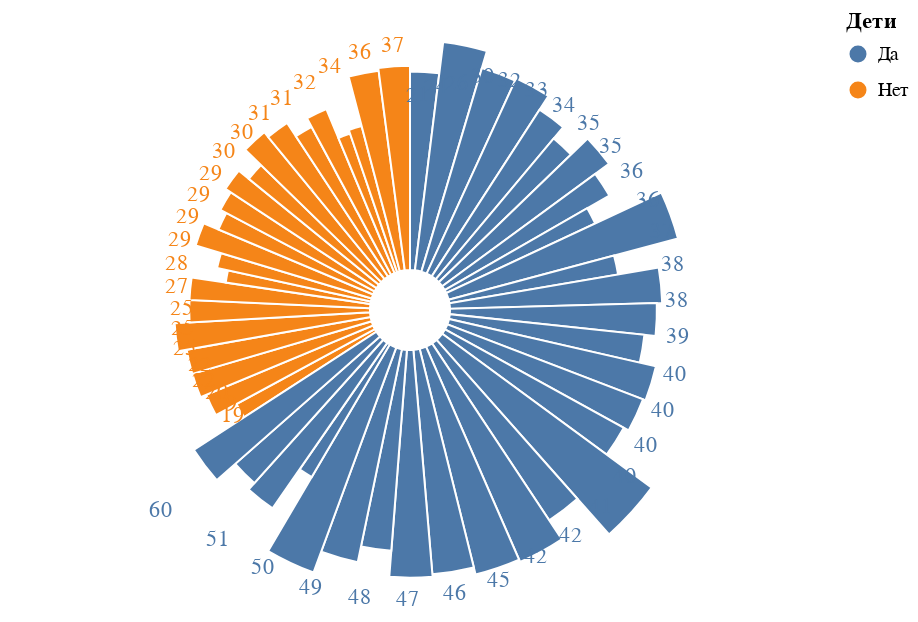

Notebook cell for this chart:
### Markdown cell above
<div style='background: #C5E8EF; taxt-align: center; width: 444px; margin: auto; padding:44px; border: 1px solid #636363'>
    <h5 style='color: #476285;  text-align:center; margin: auto'>
        Выводы 
    </h5>
</div>

### Code cell
base = alt.Chart(df).encode(
    theta=alt.Theta("Возраст:Q", stack=True),
    radius=alt.Radius("Возраст", scale=alt.Scale(type="sqrt", zero=True, rangeMin=20)),
    color="Дети:N",
)

c1 = base.mark_arc(innerRadius=20, stroke="#fff")

c2 = base.mark_text(radiusOffset=10).encode(text="Возраст:Q")

c1 + c2

### Figure 1 — Vega-Lite specification as saved in the notebook (floating-point values rounded to 4 significant figures)
{"config": {"view": {"continuousWidth": 400, "continuousHeight": 300}}, "layer": [{"mark": {"type": "arc", "innerRadius": 20, "stroke": "#fff"}, "encoding": {"color": {"field": "Дети", "type": "nominal"}, "radius": {"field": "Возраст", "scale": {"rangeMin": 20, "type": "sqrt", "zero": true}, "type": "quantitative"}, "theta": {"field": "Возраст", "stack": true, "type": "quantitative"}}}, {"mark": {"type": "text", "radiusOffset": 10}, "encoding": {"color": {"field": "Дети", "type": "nominal"}, "radius": {"field": "Возраст", "scale": {"rangeMin": 20, "type": "sqrt", "zero": true}, "type": "quantitative"}, "text": {"field": "Возраст", "type": "quantitative"}, "theta": {"field": "Возраст", "stack": true, "type": "quantitative"}}}], "data": {"name": "data-0197ad0db13f40c438e727b669901b0b"}, "$schema": "https://vega.github.io/schema/vega-lite/v4.17.0.json", "datasets": {"data-0197ad0db13f40c438e727b669901b0b": [{"Дата": "2023-03-14T04:18:41.181000", "День месяца": 14, "Время дня": "утро", "Час прохождения опроса": 4, "Пол": "Женский", "Возраст": 35, "Семья": "Да", "Дети": "Да", "Высшее образование": "Да", "Деятельность": "Производство, промышленность", "Частота использования": 3, "Переход по ссылке": "Нет", "Репост по просьбе": "Нет", "Что вызывает реклама услуг": "Равнодушие", "Чувства от просьбы": "Равнодушие", "Возрастная категория": "4", "Время": "утро"}, {"Дата": "2023-03-14T04:51:52.083000", "День месяца": 14, "Время дня": "утро", "Час прохождения опроса": 4, "Пол": "Женский", "Возраст": 47, "Семья": "Нет", "Дети": "Да", "Высшее образование": "Да", "Деятельность": "Сфера обслуживания", "Частота использования": 3, "Переход по ссылке": "Да", "Репост по просьбе": "Да", "Что вызывает реклама услуг": "Интерес", "Чувства от просьбы": "Желание помочь", "Возрастная категория": "3", "Время": "утро"}, {"Дата": "2023-03-14T05:01:05.567000", "День месяца": 14, "Время дня": "утро", "Час прохождения опроса": 5, "Пол": "Женский", "Возраст": 40, "Семья": "Нет", "Дети": "Да", "Высшее образование": "Да", "Деятельность": "Бухгалтерия / Финансы / Аудит / Страхование", "Частота использования": 3, "Переход по ссылке": "Да", "Репост по просьбе": "Да", "Что вызывает реклама услуг": "Желание помочь", "Чувства от просьбы": "Желание помочь", "Возрастная категория": "3", "Время": "утро"}, {"Дата": "2023-03-14T09:15:05.114000", "День месяца": 14, "Время дня": "утро", "Час прохождения опроса": 9, "Пол": "Женский", "Возраст": 22, "Семья": "Нет", "Дети": "Нет", "Высшее образование": "Да", "Деятельность": "IT, телеком, диджитал-сервисы", "Частота использования": 2, "Переход по ссылке": "Да", "Репост по просьбе": "Да", "Что вызывает реклама услуг": "Равнодушие", "Чувства от просьбы": "Стыд / неловкость / что подумают обо мне получатели", "Возрастная категория": "1", "Время": "утро"}, {"Дата": "2023-03-14T10:45:57.916000", "День месяца": 14, "Время дня": "утро", "Час прохождения опроса": 10, "Пол": "Женский", "Возраст": 41, "Семья": "Да", "Дети": "Да", "Высшее образование": "Да", "Деятельность": "Не работаю", "Частота использования": 4, "Переход по ссылке": "Да", "Репост по просьбе": "Нет", "Что вызывает реклама услуг": "Равнодушие", "Чувства от просьбы": "Равнодушие", "Возрастная категория": "3", "Время": "утро"}, {"Дата": "2023-03-14T13:29:53.537000", "День месяца": 14, "Время дня": "день", "Час прохождения опроса": 13, "Пол": "Женский", "Возраст": 35, "Семья": "Да", "Дети": "Да", "Высшее образование": "Да", "Деятельность": "IT, телеком, диджитал-сервисы", "Частота использования": 4, "Переход по ссылке": "Да", "Репост по просьбе": "Нет", "Что вызывает реклама услуг": "Равнодушие", "Чувства от просьбы": "Стыд / неловкость / что подумают обо мне получатели", "Возрастная категория": "4", "Время": "день"}, {"Дата": "2023-03-14T13:45:06.792000", "День месяца": 14, "Время дня": "день", "Час прохождения опроса": 13, "Пол": "Женский", "Возраст": 29, "Семья": "Нет", "Дети": "Нет", "Высшее образование": "Да", "Деятельность": "IT, телеком, диджитал-сервисы", "Частота использования": 5, "Переход по ссылке": "Да", "Репост по просьбе": "Да", "Что вызывает реклама услуг": "Интерес", "Чувства от просьбы": "Потребность поделиться", "Возрастная категория": "2", "Время": "день"}, {"Дата": "2023-03-14T13:51:15.320000", "День месяца": 14, "Время дня": "день", "Час прохождения опроса": 13, "Пол": "Женский", "Возраст": 31, "Семья": "Да", "Дети": "Нет", "Высшее образование": "Да", "Деятельность": "Транспорт и логистика", "Частота использования": 5, "Переход по ссылке": "Да", "Репост по просьбе": "Да", "Что вызывает реклама услуг": "Интерес", "Чувства от просьбы": "Желание помочь", "Возрастная категория": "2", "Время": "день"}, {"Дата": "2023-03-14T14:10:39.316000", "День месяца": 14, "Время дня": "день", "Час прохождения опроса": 14, "Пол": "Женский", "Возраст": 31, "Семья": "Нет", "Дети": "Нет", "Высшее образование": "Да", "Деятельность": "IT, телеком, диджитал-сервисы", "Частота использования": 4, "Переход по ссылке": "Да", "Репост по просьбе": "Да", "Что вызывает реклама услуг": "Интерес", "Чувства от просьбы": "Желание помочь", "Возрастная категория": "2", "Время": "день"}, {"Дата": "2023-03-14T14:36:39.189000", "День месяца": 14, "Время дня": "день", "Час прохождения опроса": 14, "Пол": "Женский", "Возраст": 34, "Семья": "Да", "Дети": "Нет", "Высшее образование": "Да", "Деятельность": "Бухгалтерия / Финансы / Аудит / Страхование", "Частота использования": 3, "Переход по ссылке": "Да", "Репост по просьбе": "Да", "Что вызывает реклама услуг": "Интерес", "Чувства от просьбы": "Желание помочь", "Возрастная категория": "2", "Время": "день"}, {"Дата": "2023-03-14T15:01:19.194000", "День месяца": 14, "Время дня": "день", "Час прохождения опроса": 15, "Пол": "Женский", "Возраст": 29, "Семья": "Да", "Дети": "Нет", "Высшее образование": "Да", "Деятельность": "Бухгалтерия / Финансы / Аудит / Страхование", "Частота использования": 3, "Переход по ссылке": "Да", "Репост по просьбе": "Нет", "Что вызывает реклама услуг": "Равнодушие", "Чувства от просьбы": "Раздражение / агрессия", "Возрастная категория": "2", "Время": "день"}, {"Дата": "2023-03-14T21:57:51.858000", "День месяца": 14, "Время дня": "вечер", "Час прохождения опроса": 21, "Пол": "Женский", "Возраст": 29, "Семья": "Нет", "Дети": "Нет", "Высшее образование": "Да", "Деятельность": "IT, телеком, диджитал-сервисы", "Частота использования": 4, "Переход по ссылке": "Да", "Репост по просьбе": "Нет", "Что вызывает реклама услуг": "Интерес", "Чувства от просьбы": "Меня используют (манипуляция)", "Возрастная категория": "2", "Время": "вечер"}, {"Дата": "2023-03-15T09:14:57.638000", "День месяца": 15, "Время дня": "утро", "Час прохождения опроса": 9, "Пол": "Женский", "Возраст": 30, "Семья": "Да", "Дети": "Да", "Высшее образование": "Да", "Деятельность": "СМИ, медиа и издательства", "Частота использования": 4, "Переход по ссылке": "Нет", "Репост по просьбе": "Нет", "Что вызывает реклама услуг": "Интерес", "Чувства от просьбы": "Равнодушие", "Возрастная категория": "2", "Время": "утро"}, {"Дата": "2023-03-15T09:43:28.872000", "День месяца": 15, "Время дня": "утро", "Час прохождения опроса": 9, "Пол": "Женский", "Возраст": 38, "Семья": "Да", "Дети": "Да", "Высшее образование": "Да", "Деятельность": "Бухгалтерия / Финансы / Аудит / Страхование", "Частота использования": 4, "Переход по ссылке": "Да", "Репост по просьбе": "Да", "Что вызывает реклама услуг": "Меня используют (манипуляция)", "Чувства от просьбы": "Стыд / неловкость / что подумают обо мне получатели", "Возрастная категория": "3", "Время": "утро"}, {"Дата": "2023-03-15T22:38:41.180000", "День месяца": 15, "Время дня": "ночь", "Час прохождения опроса": 22, "Пол": "Женский", "Возраст": 32, "Семья": "Да", "Дети": "Да", "Высшее образование": "Да", "Деятельность": "Бухгалтерия / Финансы / Аудит / Страхование", "Частота использования": 3, "Переход по ссылке": "Да", "Репост по просьбе": "Да", "Что вызывает реклама услуг": "Меня используют (манипуляция)", "Чувства от просьбы": "Меня используют (манипуляция)", "Возрастная категория": "2", "Время": "ночь"}, {"Дата": "2023-03-16T16:22:06.903000", "День месяца": 16, "Время дня": "день", "Час прохождения опроса": 16, "Пол": "Женский", "Возраст": 19, "Семья": "Нет", "Дети": "Нет", "Высшее образование": "Нет", "Деятельность": "IT, телеком, диджитал-сервисы", "Частота использования": 4, "Переход по ссылке": "Да", "Репост по просьбе": "Да", "Что вызывает реклама услуг": "Равнодушие", "Чувства от просьбы": "Равнодушие", "Возрастная категория": "1", "Время": "день"}, {"Дата": "2023-03-16T17:05:22.755000", "День месяца": 16, "Время дня": "ночь", "Час прохождения опроса": 17, "Пол": "Женский", "Возраст": 24, "Семья": "Да", "Дети": "Да", "Высшее образование": "Да", "Деятельность": "Не работаю", "Частота использования": 4, "Переход по ссылке": "Да", "Репост по просьбе": "Да", "Что вызывает реклама услуг": "Всегда по разному.", "Чувства от просьбы": "Заинтересованность", "Возрастная категория": "1", "Время": "ночь"}, {"Дата": "2023-03-16T17:07:14.223000", "День месяца": 16, "Время дня": "ночь", "Час прохождения опроса": 17, "Пол": "Женский", "Возраст": 22, "Семья": "Нет", "Дети": "Нет", "Высшее образование": "Нет", "Деятельность": "Сфера обслуживания", "Частота использования": 4, "Переход по ссылке": "Да", "Репост по просьбе": "Да", "Что вызывает реклама услуг": "Равнодушие", "Чувства от просьбы": "Равнодушие", "Возрастная категория": "1", "Время": "ночь"}, {"Дата": "2023-03-17T03:09:10.516000", "День месяца": 17, "Время дня": "утро", "Час прохождения опроса": 3, "Пол": "Женский", "Возраст": 30, "Семья": "Да", "Дети": "Нет", "Высшее образование": "Да", "Деятельность": "Ритейл, ecommerce", "Частота использования": 3, "Переход по ссылке": "Да", "Репост по просьбе": "Нет", "Что вызывает реклама услуг": "Интерес", "Чувства от просьбы": "Желание помочь", "Возрастная категория": "2", "Время": "утро"}, {"Дата": "2023-03-17T07:47:30.164000", "День месяца": 17, "Время дня": "утро", "Час прохождения опроса": 7, "Пол": "Женский", "Возраст": 25, "Семья": "Нет", "Дети": "Нет", "Высшее образование": "Да", "Деятельность": "IT, телеком, диджитал-сервисы", "Частота использования": 4, "Переход по ссылке": "Да", "Репост по просьбе": "Нет", "Что вызывает реклама услуг": "Равнодушие", "Чувства от просьбы": "Равнодушие", "Возрастная категория": "4", "Время": "утро"}, {"Дата": "2023-03-17T08:03:26.157000", "День месяца": 17, "Время дня": "утро", "Час прохождения опроса": 8, "Пол": "Женский", "Возраст": 50, "Семья": "Да", "Дети": "Да", "Высшее образование": "Да", "Деятельность": "Бухгалтерия / Финансы / Аудит / Страхование", "Частота использования": 3, "Переход по ссылке": "Да", "Репост по просьбе": "Да", "Что вызывает реклама услуг": "Интерес", "Чувства от просьбы": "Желание помочь", "Возрастная категория": "4", "Время": "утро"}, {"Дата": "2023-03-18T09:48:47.643000", "День месяца": 18, "Время дня": "утро", "Час прохождения опроса": 9, "Пол": "Женский", "Возраст": 27, "Семья": "Нет", "Дети": "Нет", "Высшее образование": "Да", "Деятельность": "IT, телеком, диджитал-сервисы", "Частота использования": 3, "Переход по ссылке": "Да", "Репост по просьбе": "Нет", "Что вызывает реклама услуг": "Равнодушие", "Чувства от просьбы": "Равнодушие", "Возрастная категория": "2", "Время": "утро"}, {"Дата": "2023-03-21T16:10:53.923000", "День месяца": 21, "Время дня": "день", "Час прохождения опроса": 16, "Пол": "Женский", "Возраст": 29, "Семья": "Да", "Дети": "Нет", "Высшее образование": "Да", "Деятельность": "Маркетинговые, рекламные агентства", "Частота использования": 5, "Переход по ссылке": "Да", "Репост по просьбе": "Да", "Что вызывает реклама услуг": "Равнодушие", "Чувства от просьбы": "Желание помочь", "Возрастная категория": "2", "Время": "день"}, {"Дата": "2023-03-22T15:14:00.005000", "День месяца": 22, "Время дня": "день", "Час прохождения опроса": 15, "Пол": "Женский", "Возраст": 26, "Семья": "Да", "Дети": "Да", "Высшее образование": "Да", "Деятельность": "Сфера образования", "Частота использования": 5, "Переход по ссылке": "Нет", "Репост по просьбе": "Нет", "Что вызывает реклама услуг": "Равнодушие", "Чувства от просьбы": "Стыд / неловкость / что подумают обо мне получатели", "Возрастная категория": "2", "Время": "день"}, {"Дата": "2023-03-22T18:32:45.248000", "День месяца": 22, "Время дня": "вечер", "Час прохождения опроса": 18, "Пол": "Женский", "Возраст": 40, "Семья": "Да", "Дети": "Да", "Высшее образование": "Да", "Деятельность": "Производство, промышленность", "Частота использования": 2, "Переход по ссылке": "Да", "Репост по просьбе": "Нет", "Что вызывает реклама услуг": "Равнодушие", "Чувства от просьбы": "Желание помочь", "Возрастная категория": "3", "Время": "вечер"}, {"Дата": "2023-03-23T11:21:14.653000", "День месяца": 23, "Время дня": "утро", "Час прохождения опроса": 11, "Пол": "Женский", "Возраст": 38, "Семья": "Да", "Дети": "Да", "Высшее образование": "Да", "Деятельность": "экономика", "Частота использования": 5, "Переход по ссылке": "Да", "Репост по просьбе": "Да", "Что вызывает реклама услуг": "Интерес", "Чувства от просьбы": "Потребность поделиться", "Возрастная категория": "3", "Время": "утро"}, {"Дата": "2023-03-10T14:58:04.755000", "День месяца": 10, "Время дня": "день", "Час прохождения опроса": 14, "Пол": "Мужской", "Возраст": 34, "Семья": "Да", "Дети": "Да", "Высшее образование": "Да", "Деятельность": "Производство, промышленность", "Частота использования": 4, "Переход по ссылке": "Да", "Репост по просьбе": "Нет", "Что вызывает реклама услуг": "Раздражение / агрессия", "Чувства от просьбы": "Стыд / неловкость / что подумают обо мне получатели", "Возрастная категория": "2", "Время": "день"}, {"Дата": "2023-03-10T15:22:44.656000", "День месяца": 10, "Время дня": "день", "Час прохождения опроса": 15, "Пол": "Мужской", "Возраст": 40, "Семья": "Да", "Дети": "Да", "Высшее образование": "Да", "Деятельность": "Сфера образования", "Частота использования": 2, "Переход по ссылке": "Да", "Репост по просьбе": "Да", "Что вызывает реклама услуг": "Интерес", "Чувства от просьбы": "Желание помочь", "Возрастная категория": "3", "Время": "день"}, {"Дата": "2023-03-10T15:24:02.427000", "День месяца": 10, "Время дня": "день", "Час прохождения опроса": 15, "Пол": "Мужской", "Возраст": 39, "Семья": "Нет", "Дети": "Да", "Высшее образование": "Да", "Деятельность": "Ритейл, ecommerce", "Частота использования": 3, "Переход по ссылке": "Да", "Репост по просьбе": "Нет", "Что вызывает реклама услуг": "Сдержанный интерес", "Чувства от просьбы": "Равнодушие", "Возрастная категория": "3", "Время": "день"}, {"Дата": "2023-03-10T15:30:08.220000", "День месяца": 10, "Время дня": "день", "Час прохождения опроса": 15, "Пол": "Мужской", "Возраст": 37, "Семья": "Да", "Дети": "Да", "Высшее образование": "Да", "Деятельность": "Производство, промышленность", "Частота использования": 1, "Переход по ссылке": "Да", "Репост по просьбе": "Да", "Что вызывает реклама услуг": "Интерес", "Чувства от просьбы": "Желание помочь", "Возрастная категория": "3", "Время": "день"}, {"Дата": "2023-03-10T16:54:54.989000", "День месяца": 10, "Время дня": "день", "Час прохождения опроса": 16, "Пол": "Мужской", "Возраст": 25, "Семья": "Да", "Дети": "Нет", "Высшее образование": "Да", "Деятельность": "Медицина и фармакология", "Частота использования": 3, "Переход по ссылке": "Да", "Репост по просьбе": "Да", "Что вызывает реклама услуг": "Равнодушие", "Чувства от просьбы": "Желание помочь", "Возрастная категория": "4", "Время": "день"}, {"Дата": "2023-03-10T17:47:29.135000", "День месяца": 10, "Время дня": "ночь", "Час прохождения опроса": 17, "Пол": "Мужской", "Возраст": 60, "Семья": "Да", "Дети": "Да", "Высшее образование": "Да", "Деятельность": "Сфера искусства", "Частота использования": 4, "Переход по ссылке": "Да", "Репост по просьбе": "Да", "Что вызывает реклама услуг": "Интерес", "Чувства от просьбы": "Желание помочь", "Возрастная категория": "4", "Время": "ночь"}, {"Дата": "2023-03-10T18:23:10.934000", "День месяца": 10, "Время дня": "вечер", "Час прохождения опроса": 18, "Пол": "Мужской", "Возраст": 40, "Семья": "Да", "Дети": "Да", "Высшее образование": "Да", "Деятельность": "Сфера обслуживания", "Частота использования": 4, "Переход по ссылке": "Да", "Репост по просьбе": "Нет", "Что вызывает реклама услуг": "Равнодушие", "Чувства от просьбы": "Меня используют (манипуляция)", "Возрастная категория": "3", "Время": "вечер"}, {"Дата": "2023-03-11T18:21:33.902000", "День месяца": 11, "Время дня": "вечер", "Час прохождения опроса": 18, "Пол": "Мужской", "Возраст": 32, "Семья": "Нет", "Дети": "Нет", "Высшее образование": "Да", "Деятельность": "Производство, промышленность", "Частота использования": 3, "Переход по ссылке": "Нет", "Репост по просьбе": "Нет", "Что вызывает реклама услуг": "Раздражение / агрессия", "Чувства от просьбы": "Раздражение / агрессия", "Возрастная категория": "2", "Время": "вечер"}, {"Дата": "2023-03-12T09:26:26.075000", "День месяца": 12, "Время дня": "утро", "Час прохождения опроса": 9, "Пол": "Мужской", "Возраст": 49, "Семья": "Да", "Дети": "Да", "Высшее образование": "Да", "Деятельность": "Предприниматель ", "Частота использования": 5, "Переход по ссылке": "Да", "Репост по просьбе": "Да", "Что вызывает реклама услуг": "Равнодушие", "Чувства от просьбы": "Желание помочь", "Возрастная категория": "3", "Время": "утро"}, {"Дата": "2023-03-12T11:59:16.042000", "День месяца": 12, "Время дня": "утро", "Час прохождения опроса": 11, "Пол": "Мужской", "Возраст": 48, "Семья": "Да", "Дети": "Да", "Высшее образование": "Да", "Деятельность": "Бухгалтерия / Финансы / Аудит / Страхование", "Частота использования": 2, "Переход по ссылке": "Да", "Репост по просьбе": "Да", "Что вызывает реклама услуг": "Меня используют (манипуляция)", "Чувства от просьбы": "Стыд / неловкость / что подумают обо мне получатели", "Возрастная категория": "3", "Время": "утро"}, {"Дата": "2023-03-12T13:09:16.500000", "День месяца": 12, "Время дня": "день", "Час прохождения опроса": 13, "Пол": "Мужской", "Возраст": 45, "Семья": "Да", "Дети": "Да", "Высшее образование": "Да", "Деятельность": "Сфера обслуживания", "Частота использования": 1, "Переход по ссылке": "Нет", "Репост по просьбе": "Нет", "Что вызывает реклама услуг": "Равнодушие", "Чувства от просьбы": "Равнодушие", "Возрастная категория": "3", "Время": "день"}, {"Дата": "2023-03-13T08:33:14.258000", "День месяца": 13, "Время дня": "утро", "Час прохождения опроса": 8, "Пол": "Мужской", "Возраст": 30, "Семья": "Нет", "Дети": "Нет", "Высшее образование": "Да", "Деятельность": "IT, телеком, диджитал-сервисы", "Частота использования": 3, "Переход по ссылке": "Да", "Репост по просьбе": "Нет", "Что вызывает реклама услуг": "Меня используют (манипуляция)", "Чувства от просьбы": "Меня используют (манипуляция)", "Возрастная категория": "2", "Время": "утро"}, {"Дата": "2023-03-13T09:03:07.063000", "День месяца": 13, "Время дня": "утро", "Час прохождения опроса": 9, "Пол": "Мужской", "Возраст": 46, "Семья": "Да", "Дети": "Да", "Высшее образование": "Да", "Деятельность": "Сфера обслуживания", "Частота использования": 3, "Переход по ссылке": "Да", "Репост по просьбе": "Да", "Что вызывает реклама услуг": "Равнодушие", "Чувства от просьбы": "Желание помочь", "Возрастная категория": "3", "Время": "утро"}, {"Дата": "2023-03-13T11:01:54.368000", "День месяца": 13, "Время дня": "утро", "Час прохождения опроса": 11, "Пол": "Мужской", "Возраст": 25, "Семья": "Нет", "Дети": "Нет", "Высшее образование": "Нет", "Деятельность": "IT, телеком, диджитал-сервисы", "Частота использования": 2, "Переход по ссылке": "Да", "Репост по просьбе": "Нет", "Что вызывает реклама услуг": "Равнодушие", "Чувства от просьбы": "Желание помочь", "Возрастная категория": "4", "Время": "утро"}, {"Дата": "2023-03-14T01:29:59.860000", "День месяца": 14, "Время дня": "утро", "Час прохождения опроса": 1, "Пол": "Мужской", "Возраст": 28, "Семья": "Нет", "Дети": "Нет", "Высшее образование": "Нет", "Деятельность": "IT, телеком, диджитал-сервисы", "Частота использования": 5, "Переход по ссылке": "Да", "Репост по просьбе": "Да", "Что вызывает реклама услуг": "Равнодушие", "Чувства от просьбы": "Желание помочь", "Возрастная категория": "2", "Время": "утро"}, {"Дата": "2023-03-14T09:04:30.606000", "День месяца": 14, "Время дня": "утро", "Час прохождения опроса": 9, "Пол": "Мужской", "Возраст": 36, "Семья": "Да", "Дети": "Да", "Высшее образование": "Да", "Деятельность": "IT, телеком, диджитал-сервисы", "Частота использования": 2, "Переход по ссылке": "Да", "Репост по просьбе": "Да", "Что вызывает реклама услуг": "Друзьям надо помогать, если извне, то параллельно ", "Чувства от просьбы": "Желание помочь", "Возрастная категория": "3", "Время": "утро"}, {"Дата": "2023-03-14T15:15:47.982000", "День месяца": 14, "Время дня": "день", "Час прохождения опроса": 15, "Пол": "Мужской", "Возраст": 42, "Семья": "Да", "Дети": "Да", "Высшее образование": "Да", "Деятельность": "Производство, промышленность", "Частота использования": 3, "Переход по ссылке": "Да", "Репост по просьбе": "Да", "Что вызывает реклама услуг": "В целом норм отношусь", "Чувства от просьбы": "Потребность поделиться", "Возрастная категория": "3", "Время": "день"}, {"Дата": "2023-03-15T14:57:12.528000", "День месяца": 15, "Время дня": "день", "Час прохождения опроса": 14, "Пол": "Мужской", "Возраст": 19, "Семья": "Нет", "Дети": "Нет", "Высшее образование": "Нет", "Деятельность": "Не работаю", "Частота использования": 2, "Переход по ссылке": "Да", "Репост по просьбе": "Нет", "Что вызывает реклама услуг": "страх", "Чувства от просьбы": "любовь", "Возрастная категория": "1", "Время": "день"}, {"Дата": "2023-03-16T14:44:11.095000", "День месяца": 16, "Время дня": "день", "Час прохождения опроса": 14, "Пол": "Мужской", "Возраст": 51, "Семья": "Да", "Дети": "Да", "Высшее образование": "Да", "Деятельность": "Не работаю", "Частота использования": 1, "Переход по ссылке": "Да", "Репост по просьбе": "Нет", "Что вызывает реклама услуг": "Равнодушие", "Чувства от просьбы": "Равнодушие", "Возрастная категория": "4", "Время": "день"}, {"Дата": "2023-03-16T16:16:44.019000", "День месяца": 16, "Время дня": "день", "Час прохождения опроса": 16, "Пол": "Мужской", "Возраст": 21, "Семья": "Да", "Дети": "Да", "Высшее образование": "Да", "Деятельность": "Министеоство Внутренних Дел", "Частота использования": 4, "Переход по ссылке": "Да", "Репост по просьбе": "Да", "Что вызывает реклама услуг": "Интерес", "Чувства от просьбы": "Желание помочь", "Возрастная категория": "1", "Время": "день"}, {"Дата": "2023-03-16T16:26:50.768000", "День месяца": 16, "Время дня": "день", "Час прохождения опроса": 16, "Пол": "Мужской", "Возраст": 20, "Семья": "Нет", "Дети": "Нет", "Высшее образование": "Да", "Деятельность": "Медицина и фармакология", "Частота использования": 4, "Переход по ссылке": "Да", "Репост по просьбе": "Да", "Что вызывает реклама услуг": "Интерес", "Чувства от просьбы": "Потребность поделиться", "Возрастная категория": "1", "Время": "день"}, {"Дата": "2023-03-17T14:23:05.968000", "День месяца": 17, "Время дня": "день", "Час прохождения опроса": 14, "Пол": "Мужской", "Возраст": 36, "Семья": "Нет", "Дети": "Нет", "Высшее образование": "Да", "Деятельность": "IT, телеком, диджитал-сервисы", "Частота использования": 1, "Переход по ссылке": "Нет", "Репост по просьбе": "Нет", "Что вызывает реклама услуг": "Равнодушие", "Чувства от просьбы": "Равнодушие", "Возрастная категория": "3", "Время": "день"}, {"Дата": "2023-03-19T11:12:08.251000", "День месяца": 19, "Время дня": "утро", "Час прохождения опроса": 11, "Пол": "Мужской", "Возраст": 36, "Семья": "Да", "Дети": "Да", "Высшее образование": "Да", "Деятельность": "IT, телеком, диджитал-сервисы", "Частота использования": 2, "Переход по ссылке": "Нет", "Репост по просьбе": "Нет", "Что вызывает реклама услуг": "Равнодушие", "Чувства от просьбы": "Равнодушие", "Возрастная категория": "3", "Время": "утро"}, {"Дата": "2023-03-20T21:25:00.831000", "День месяца": 20, "Время дня": "вечер", "Час прохождения опроса": 21, "Пол": "Мужской", "Возраст": 37, "Семья": "Да", "Дети": "Нет", "Высшее образование": "Да", "Деятельность": "Сфера обслуживания", "Частота использования": 2, "Переход по ссылке": "Да", "Репост по просьбе": "Да", "Что вызывает реклама услуг": "Равнодушие", "Чувства от просьбы": "Желание помочь", "Возрастная категория": "3", "Время": "вечер"}, {"Дата": "2023-03-22T14:49:14.394000", "День месяца": 22, "Время дня": "день", "Час прохождения опроса": 14, "Пол": "Мужской", "Возраст": 33, "Семья": "Да", "Дети": "Да", "Высшее образование": "Да", "Деятельность": "Производство, промышленность", "Частота использования": 3, "Переход по ссылке": "Да", "Репост по просьбе": "Нет", "Что вызывает реклама услуг": "Меня используют (манипуляция)", "Чувства от просьбы": "Меня используют (манипуляция)", "Возрастная категория": "2", "Время": "день"}, {"Дата": "2023-03-22T18:07:19.447000", "День месяца": 22, "Время дня": "вечер", "Час прохождения опроса": 18, "Пол": "Мужской", "Возраст": 42, "Семья": "Да", "Дети": "Да", "Высшее образование": "Да", "Деятельность": "Производство, промышленность", "Частота использования": 3, "Переход по ссылке": "Да", "Репост по просьбе": "Да", "Что вызывает реклама услуг": "Сделаю репост, только если это норм идея ", "Чувства от просьбы": "Если тема нормальная, то желание помочь. Если какой-то развод — то агрессия ", "Возрастная категория": "3", "Время": "вечер"}]}}
